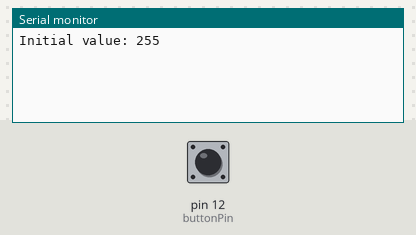
Bench run of a sketch on a simulated Arduino Uno, built with avr-gcc and run on an emulated ATmega328P. Shown: the last lines printed to the serial monitor. The test bench sets the inputs (shaded band); at power-on: pin 12 (buttonPin) HIGH. EEPROM starts erased.

Above: at 1.2 s.
1.3 s: pin 12 (buttonPin) pulled LOW for 0.15 s
At 1.7 s:
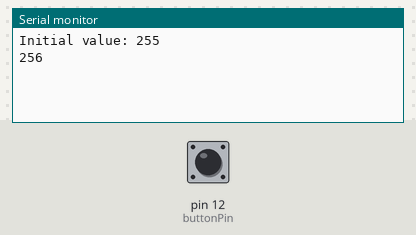
2.9 s: pin 12 (buttonPin) pulled LOW for 1 s
At 4.5 s:
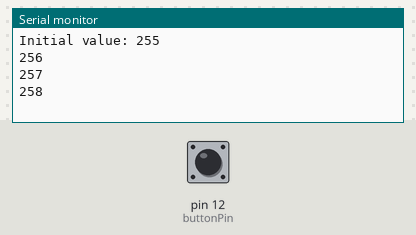
5.4 s: pin 12 (buttonPin) pulled LOW for 0.15 s
At 6.0 s:
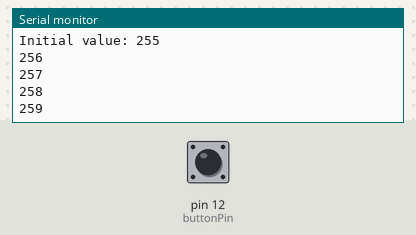
Timing chart, 0 to 8.4 s (numbered marks = the images above; inputs shaded):
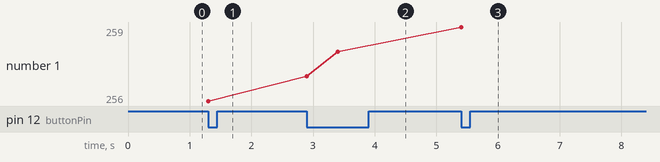

The sketch:

eeprom_write.ino
```cpp
// Include the required EEPROM library
#include <EEPROM.h>
int count = 0; // Counter variable
int address = 9; // Address were we store the data in the EEPROM
int buttonPin = 12;
void setup(){
// Read the last stored value of the button
count = EEPROM.read(address);
pinMode(buttonPin, INPUT_PULLUP);
Serial.begin(9600);
// Print the initial value in the EEPROM
Serial.print("Initial value: ");
Serial.println(count);
}
void loop(){
// When button press is detected
if (digitalRead(buttonPin) == LOW){
count++; // increment counter
// Write the count variable to the specified address.
EEPROM.write(address, count % 256);
Serial.println(count);
delay(500); // Some debouncing delay.
}
}
```

Measured:
- after the input at 1.3 s, the serial monitor: prints a new line at once (image 1)
- after the input at 2.9 s, the serial monitor: prints a new line at once (image 2)
- after the input at 5.4 s, the serial monitor: prints a new line at once (image 3)
- plotted number 1: 256 → 258 after the input at 2.9 s, 258 → 259 after the input at 5.4 s
